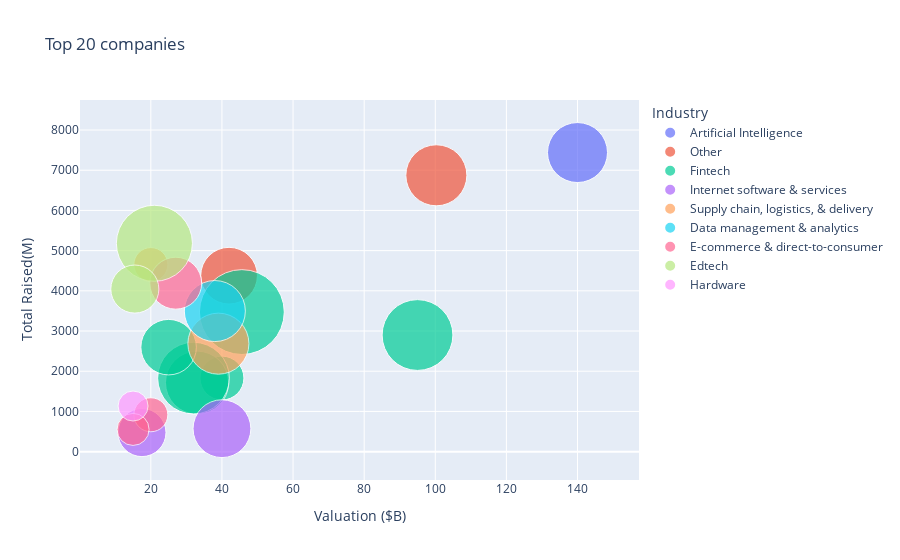

Write notebook code for a chart like this one.
### Code cell
top_20_companies = df.sort_values("Valuation ($B)", ascending=False)[:20]

fig4 = px.scatter(top_20_companies, x="Valuation ($B)", y="Total Raised(M)",
                 size="Investors Count", 
                 color=top_20_companies["Industry"].to_numpy(),
                 hover_name="Company", size_max=60, title="Top 20 companies")
fig4.update_layout(
    legend=dict(
        title="Industry"
    )
)

fig4.show()

### Figure 1 — Plotly figure (JSON) as saved in the notebook; plotly's stock layout.template omitted (floating-point values rounded to 4 significant figures)
{"data": [{"hovertemplate": "<b>%{hovertext}</b><br><br>color=Artificial Intelligence<br>Valuation ($B)=%{x}<br>Total Raised(M)=%{y}<br>Investors Count=%{marker.size}<extra></extra>", "hovertext": ["Bytedance"], "legendgroup": "Artificial Intelligence", "marker": {"color": "#636efa", "size": [28], "sizemode": "area", "sizeref": 0.01556, "symbol": "circle"}, "mode": "markers", "name": "Artificial Intelligence", "orientation": "v", "showlegend": true, "type": "scatter", "x": [140], "xaxis": "x", "y": [7440], "yaxis": "y"}, {"hovertemplate": "<b>%{hovertext}</b><br><br>color=Other<br>Valuation ($B)=%{x}<br>Total Raised(M)=%{y}<br>Investors Count=%{marker.size}<extra></extra>", "hovertext": ["SpaceX", "Epic Games"], "legendgroup": "Other", "marker": {"color": "#EF553B", "size": [29, 25], "sizemode": "area", "sizeref": 0.01556, "symbol": "circle"}, "mode": "markers", "name": "Other", "orientation": "v", "showlegend": true, "type": "scatter", "x": [100.3, 42], "xaxis": "x", "y": [6874, 4377], "yaxis": "y"}, {"hovertemplate": "<b>%{hovertext}</b><br><br>color=Fintech<br>Valuation ($B)=%{x}<br>Total Raised(M)=%{y}<br>Investors Count=%{marker.size}<extra></extra>", "hovertext": ["Stripe", "Klarna", "Checkout.com", "Revolut", "FTX", "Chime"], "legendgroup": "Fintech", "marker": {"color": "#00cc96", "size": [39, 56, 15, 31, 40, 24], "sizemode": "area", "sizeref": 0.01556, "symbol": "circle"}, "mode": "markers", "name": "Fintech", "orientation": "v", "showlegend": true, "type": "scatter", "x": [95, 45.6, 40, 33, 32, 25], "xaxis": "x", "y": [2901, 3472, 1830, 1716, 1829, 2599], "yaxis": "y"}, {"hovertemplate": "<b>%{hovertext}</b><br><br>color=Internet software & services<br>Valuation ($B)=%{x}<br>Total Raised(M)=%{y}<br>Investors Count=%{marker.size}<extra></extra>", "hovertext": ["Canva", "Miro"], "legendgroup": "Internet software & services", "marker": {"color": "#ab63fa", "size": [26, 18], "sizemode": "area", "sizeref": 0.01556, "symbol": "circle"}, "mode": "markers", "name": "Internet software & services", "orientation": "v", "showlegend": true, "type": "scatter", "x": [40, 17.5], "xaxis": "x", "y": [571.3, 475], "yaxis": "y"}, {"hovertemplate": "<b>%{hovertext}</b><br><br>color=Supply chain, logistics, & delivery<br>Valuation ($B)=%{x}<br>Total Raised(M)=%{y}<br>Investors Count=%{marker.size}<extra></extra>", "hovertext": ["Instacart", "J&T Express"], "legendgroup": "Supply chain, logistics, & delivery", "marker": {"color": "#FFA15A", "size": [29, 9], "sizemode": "area", "sizeref": 0.01556, "symbol": "circle"}, "mode": "markers", "name": "Supply chain, logistics, & delivery", "orientation": "v", "showlegend": true, "type": "scatter", "x": [39, 20], "xaxis": "x", "y": [2686, 4653], "yaxis": "y"}, {"hovertemplate": "<b>%{hovertext}</b><br><br>color=Data management & analytics<br>Valuation ($B)=%{x}<br>Total Raised(M)=%{y}<br>Investors Count=%{marker.size}<extra></extra>", "hovertext": ["Databricks"], "legendgroup": "Data management & analytics", "marker": {"color": "#19d3f3", "size": [29], "sizemode": "area", "sizeref": 0.01556, "symbol": "circle"}, "mode": "markers", "name": "Data management & analytics", "orientation": "v", "showlegend": true, "type": "scatter", "x": [38], "xaxis": "x", "y": [3497], "yaxis": "y"}, {"hovertemplate": "<b>%{hovertext}</b><br><br>color=E-commerce & direct-to-consumer<br>Valuation ($B)=%{x}<br>Total Raised(M)=%{y}<br>Investors Count=%{marker.size}<extra></extra>", "hovertext": ["Fanatics", "Xiaohongshu", "SHEIN"], "legendgroup": "E-commerce & direct-to-consumer", "marker": {"color": "#FF6692", "size": [21, 9, 8], "sizemode": "area", "sizeref": 0.01556, "symbol": "circle"}, "mode": "markers", "name": "E-commerce & direct-to-consumer", "orientation": "v", "showlegend": true, "type": "scatter", "x": [27, 20, 15], "xaxis": "x", "y": [4190.0, 917.5, 553.4], "yaxis": "y"}, {"hovertemplate": "<b>%{hovertext}</b><br><br>color=Edtech<br>Valuation ($B)=%{x}<br>Total Raised(M)=%{y}<br>Investors Count=%{marker.size}<extra></extra>", "hovertext": ["BYJU's", "Yuanfudao"], "legendgroup": "Edtech", "marker": {"color": "#B6E880", "size": [45, 18], "sizemode": "area", "sizeref": 0.01556, "symbol": "circle"}, "mode": "markers", "name": "Edtech", "orientation": "v", "showlegend": true, "type": "scatter", "x": [21, 15.5], "xaxis": "x", "y": [5183, 4044.0], "yaxis": "y"}, {"hovertemplate": "<b>%{hovertext}</b><br><br>color=Hardware<br>Valuation ($B)=%{x}<br>Total Raised(M)=%{y}<br>Investors Count=%{marker.size}<extra></extra>", "hovertext": ["DJI Innovations"], "legendgroup": "Hardware", "marker": {"color": "#FF97FF", "size": [7], "sizemode": "area", "sizeref": 0.01556, "symbol": "circle"}, "mode": "markers", "name": "Hardware", "orientation": "v", "showlegend": true, "type": "scatter", "x": [15], "xaxis": "x", "y": [1135], "yaxis": "y"}], "layout": {"legend": {"itemsizing": "constant", "title": {"text": "Industry"}, "tracegroupgap": 0}, "title": {"text": "Top 20 companies"}, "xaxis": {"anchor": "y", "domain": [0, 1], "title": {"text": "Valuation ($B)"}}, "yaxis": {"anchor": "x", "domain": [0, 1], "title": {"text": "Total Raised(M)"}}}}
